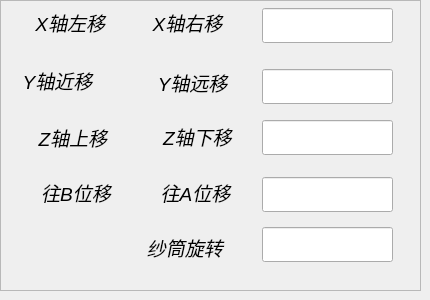
       <widget class="QWidget" name="w_zhou_puls">
        <widget class="QFrame" name="frame_201">
         <property name="geometry">
          <rect>
           <x>0</x>
           <y>0</y>
           <width>421</width>
           <height>291</height>
          </rect>
         </property>
         <property name="frameShape">
          <enum>QFrame::StyledPanel</enum>
         </property>
         <property name="frameShadow">
          <enum>QFrame::Raised</enum>
         </property>
         <widget class="QPushButton" name="btn_Shatong_move_puls">
          <property name="geometry">
           <rect>
            <x>122</x>
            <y>225</y>
            <width>110</width>
            <height>45</height>
           </rect>
          </property>
          <property name="font">
           <font>
            <family>Arial</family>
            <pointsize>14</pointsize>
            <italic>true</italic>
           </font>
          </property>
          <property name="styleSheet">
           <string notr="true">QPushButton{
 background:transparent;
 color: rgb(0, 0, 0);
 border-style:outset;
 border-radius:16px
}

QPushButton:hover{
 background-color: rgb(45, 104, 125);
 border-style: inset;
}

QPushButton:checked{ 
 background-color: rgb(6, 99, 130);
 color: blue;
}</string>
          </property>
          <property name="text">
           <string>   纱筒旋转</string>
          </property>
         </widget>
         <widget class="QPushButton" name="btn_X_left_move_plus">
          <property name="geometry">
           <rect>
            <x>2</x>
            <y>0</y>
            <width>110</width>
            <height>45</height>
           </rect>
          </property>
          <property name="font">
           <font>
            <family>Arial</family>
            <pointsize>14</pointsize>
            <italic>true</italic>
           </font>
          </property>
          <property name="styleSheet">
           <string notr="true">QPushButton{
 background:transparent;
 color: rgb(0, 0, 0);
 border-style:outset;
 border-radius:16px
}

QPushButton:hover{
 background-color: rgb(45, 104, 125);
 border-style: inset;
}

QPushButton:checked{ 
 background-color: rgb(6, 99, 130);
 color: blue;
}</string>
          </property>
          <property name="text">
           <string>     X轴左移</string>
          </property>
         </widget>
         <widget class="QLineEdit" name="lineEdit_Xzhou_Plus_Num">
          <property name="geometry">
           <rect>
            <x>262</x>
            <y>8</y>
            <width>131</width>
            <height>35</height>
           </rect>
          </property>
          <property name="styleSheet">
           <string>color: rgb(0, 0, 0);</string>
          </property>
         </widget>
         <widget class="QPushButton" name="btn_Y_Jin__puls_move">
          <property name="geometry">
           <rect>
            <x>2</x>
            <y>60</y>
            <width>111</width>
            <height>41</height>
           </rect>
          </property>
          <property name="font">
           <font>
            <family>Arial</family>
            <pointsize>14</pointsize>
            <italic>true</italic>
           </font>
          </property>
          <property name="styleSheet">
           <string notr="true">QPushButton{
 background:transparent;
 color: rgb(0, 0, 0);
 border-style:outset;
 border-radius:16px
}

QPushButton:hover{
 background-color: rgb(45, 104, 125);
 border-style: inset;
}

QPushButton:checked{ 
 background-color: rgb(6, 99, 130);
 color: blue;
}</string>
          </property>
          <property name="text">
           <string>Y轴近移</string>
          </property>
         </widget>
         <widget class="QLineEdit" name="lineEdit_Yzhou_plus_Num">
          <property name="geometry">
           <rect>
            <x>262</x>
            <y>69</y>
            <width>131</width>
            <height>35</height>
           </rect>
          </property>
          <property name="styleSheet">
           <string>color: rgb(0, 0, 0);</string>
          </property>
         </widget>
         <widget class="QLineEdit" name="lineEdit_shatong_plus_Num">
          <property name="geometry">
           <rect>
            <x>262</x>
            <y>227</y>
            <width>131</width>
            <height>35</height>
           </rect>
          </property>
          <property name="styleSheet">
           <string>color: rgb(0, 0, 0);</string>
          </property>
         </widget>
         <widget class="QLineEdit" name="lineEdit_AB_plus_Num">
          <property name="geometry">
           <rect>
            <x>262</x>
            <y>177</y>
            <width>131</width>
            <height>35</height>
           </rect>
          </property>
          <property name="styleSheet">
           <string>color: rgb(0, 0, 0);</string>
          </property>
         </widget>
         <widget class="QPushButton" name="btn_Y_yuan_move_Plus">
          <property name="geometry">
           <rect>
            <x>122</x>
            <y>60</y>
            <width>110</width>
            <height>45</height>
           </rect>
          </property>
          <property name="font">
           <font>
            <family>Arial</family>
            <pointsize>14</pointsize>
            <italic>true</italic>
           </font>
          </property>
          <property name="styleSheet">
           <string notr="true">QPushButton{
 background:transparent;
 color: rgb(0, 0, 0);
 border-style:outset;
 border-radius:16px
}

QPushButton:hover{
 background-color: rgb(45, 104, 125);
 border-style: inset;
}

QPushButton:checked{ 
 background-color: rgb(6, 99, 130);
 color: blue;
}</string>
          </property>
          <property name="text">
           <string>      Y轴远移</string>
          </property>
         </widget>
         <widget class="QLineEdit" name="lineEdit_Zzhou_Plus_Num">
          <property name="geometry">
           <rect>
            <x>262</x>
            <y>120</y>
            <width>131</width>
            <height>35</height>
           </rect>
          </property>
          <property name="styleSheet">
           <string>color: rgb(0, 0, 0);</string>
          </property>
         </widget>
         <widget class="QPushButton" name="btn_Z_Up_move__puls">
          <property name="geometry">
           <rect>
            <x>2</x>
            <y>115</y>
            <width>110</width>
            <height>45</height>
           </rect>
          </property>
          <property name="font">
           <font>
            <family>Arial</family>
            <pointsize>14</pointsize>
            <italic>true</italic>
           </font>
          </property>
          <property name="styleSheet">
           <string notr="true">QPushButton{
 background:transparent;
 color: rgb(0, 0, 0);
 border-style:outset;
 border-radius:16px
}

QPushButton:hover{
 background-color: rgb(45, 104, 125);
 border-style: inset;
}

QPushButton:checked{ 
 background-color: rgb(6, 99, 130);
 color: blue;
}</string>
          </property>
          <property name="text">
           <string>      Z轴上移</string>
          </property>
         </widget>
         <widget class="QPushButton" name="btn_X_right_move_plus">
          <property name="geometry">
           <rect>
            <x>122</x>
            <y>0</y>
            <width>110</width>
            <height>45</height>
           </rect>
          </property>
          <property name="font">
           <font>
            <family>Arial</family>
            <pointsize>14</pointsize>
            <italic>true</italic>
           </font>
          </property>
          <property name="styleSheet">
           <string notr="true">QPushButton{
 background:transparent;
 color: rgb(0, 0, 0);
 border-style:outset;
 border-radius:16px
}

QPushButton:hover{
 background-color: rgb(45, 104, 125);
 border-style: inset;
}

QPushButton:checked{ 
 background-color: rgb(6, 99, 130);
 color: blue;
}</string>
          </property>
          <property name="text">
           <string>    X轴右移</string>
          </property>
         </widget>
         <widget class="QPushButton" name="btn_Z_Down_move_plus">
          <property name="geometry">
           <rect>
            <x>124</x>
            <y>114</y>
            <width>110</width>
            <height>45</height>
           </rect>
          </property>
          <property name="font">
           <font>
            <family>Arial</family>
            <pointsize>14</pointsize>
            <italic>true</italic>
           </font>
          </property>
          <property name="styleSheet">
           <string notr="true">QPushButton{
 background:transparent;
 color: rgb(0, 0, 0);
 border-style:outset;
 border-radius:16px
}

QPushButton:hover{
 background-color: rgb(45, 104, 125);
 border-style: inset;
}

QPushButton:checked{ 
 background-color: rgb(6, 99, 130);
 color: blue;
}</string>
          </property>
          <property name="text">
           <string>       Z轴下移</string>
          </property>
         </widget>
         <widget class="QPushButton" name="btn_A_move_plus">
          <property name="geometry">
           <rect>
            <x>122</x>
            <y>170</y>
            <width>110</width>
            <height>45</height>
           </rect>
          </property>
          <property name="font">
           <font>
            <family>Arial</family>
            <pointsize>14</pointsize>
            <italic>true</italic>
           </font>
          </property>
          <property name="styleSheet">
           <string notr="true">QPushButton{
 background:transparent;
 color: rgb(0, 0, 0);
 border-style:outset;
 border-radius:16px
}

QPushButton:hover{
 background-color: rgb(45, 104, 125);
 border-style: inset;
}

QPushButton:checked{ 
 background-color: rgb(6, 99, 130);
 color: blue;
}</string>
          </property>
          <property name="text">
           <string>       往A位移</string>
          </property>
         </widget>
         <widget class="QPushButton" name="btn_B_move__puls">
          <property name="geometry">
           <rect>
            <x>2</x>
            <y>170</y>
            <width>111</width>
            <height>45</height>
           </rect>
          </property>
          <property name="font">
           <font>
            <family>Arial</family>
            <pointsize>14</pointsize>
            <italic>true</italic>
           </font>
          </property>
          <property name="styleSheet">
           <string notr="true">QPushButton{
 background:transparent;
 color: rgb(0, 0, 0);
 border-style:outset;
 border-radius:16px
}

QPushButton:hover{
 background-color: rgb(45, 104, 125);
 border-style: inset;
}

QPushButton:checked{ 
 background-color: rgb(6, 99, 130);
 color: blue;
}</string>
          </property>
          <property name="text">
           <string>       往B位移</string>
          </property>
         </widget>
        </widget>
       </widget>
